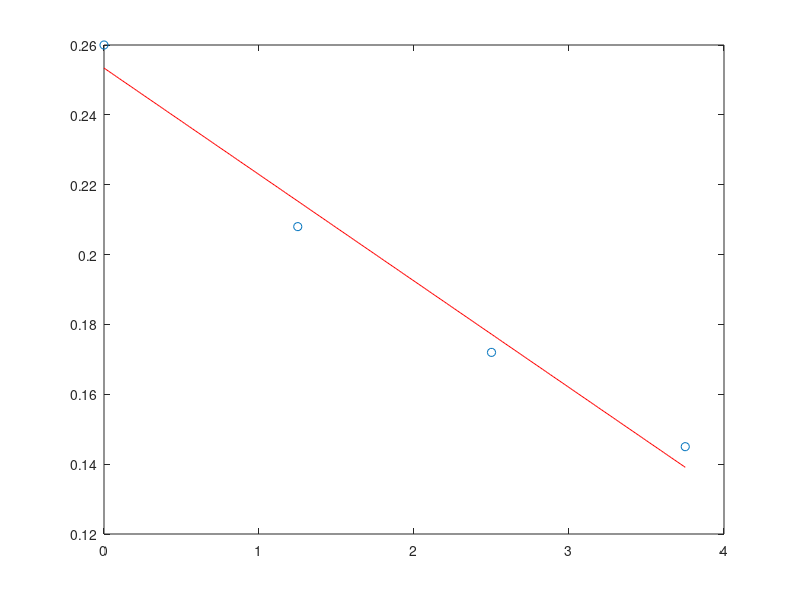

The MATLAB script that drew this image: (Note: this script raises an error after producing the figure.)
%% Mínimos Quadrados

%% funções
% Modelo Polinomial:
% polyfit - determinar coeficientes do polinómio e obter resíduo
% polyval - obter estimativa segundo os coeficientes do polinómio
% Modelo Não Polinomial:
% lsqcurvefit - obter coeficientes do polinómio e o resíduo

%% Modelo Polinomial
%% Dados

x = [0 1.25 2.5 3.75];
f = [0.26 0.208 0.172 0.145];

%% Grau do polinómio
grau = 1;

%% Polinómio
[Pgrau,Sgrau] = polyfit(x,f,grau) % Pgrau - coeficientes do polinómio de grau *grau*
SQR = Sgrau.normr^2 % calcula a soma do quadrado dos resíduos (erro)

%% Estimar valor x0
x0 = 29;
fx0 = polyval(Pgrau, x0)

% representação do polinómio (opcional)
novo_x = 0:0.01:3.75;
novo_f = polyval(Pgrau, novo_x); %avalia o novo_x em P2
plot(x,f,'o', novo_x, novo_f, 'r')


%% Modelo Não Polinomial
x = [1 3 6 10 12];
f = [122 188 270 160 120];
[c, RESNORM] = lsqcurvefit(@fun ,[1,1],x,f)
% c -> vetor resultado com os coeficientes c (c1, c2, ..., cn)
% RESNORM -> Resíduo

%% Função

function [m] = fun(c,x)
m=c(1)./x+c(2).*x;
end